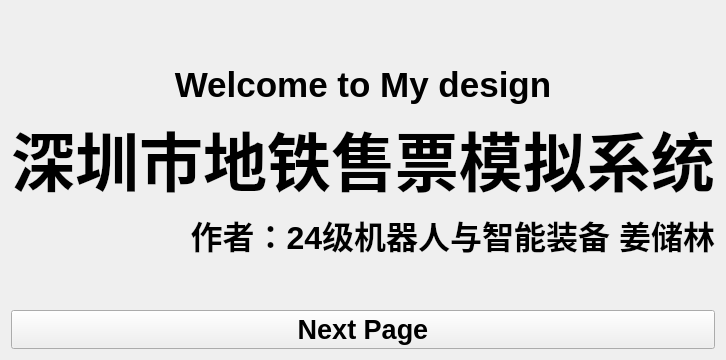
<?xml version="1.0" encoding="UTF-8"?>
<ui version="4.0">
 <class>Page_welcome</class>
 <widget class="QWidget" name="Page_welcome">
  <property name="geometry">
   <rect>
    <x>0</x>
    <y>0</y>
    <width>600</width>
    <height>360</height>
   </rect>
  </property>
  <property name="windowTitle">
   <string>Welcome</string>
  </property>
  <property name="toolTip">
   <string>系统说明</string>
  </property>
  <layout class="QVBoxLayout" name="verticalLayout">
   <item>
    <widget class="QLabel" name="label_3">
     <property name="font">
      <font>
       <pointsize>26</pointsize>
       <bold>true</bold>
      </font>
     </property>
     <property name="text">
      <string>Welcome to My design</string>
     </property>
     <property name="alignment">
      <set>Qt::AlignmentFlag::AlignBottom|Qt::AlignmentFlag::AlignHCenter</set>
     </property>
    </widget>
   </item>
   <item>
    <widget class="QLabel" name="label">
     <property name="font">
      <font>
       <pointsize>48</pointsize>
       <bold>true</bold>
      </font>
     </property>
     <property name="text">
      <string>深圳市地铁售票模拟系统</string>
     </property>
     <property name="alignment">
      <set>Qt::AlignmentFlag::AlignCenter</set>
     </property>
     <property name="margin">
      <number>0</number>
     </property>
     <property name="indent">
      <number>0</number>
     </property>
    </widget>
   </item>
   <item>
    <widget class="QLabel" name="label_2">
     <property name="font">
      <font>
       <pointsize>24</pointsize>
       <bold>true</bold>
      </font>
     </property>
     <property name="text">
      <string>作者：24级机器人与智能装备 姜储林</string>
     </property>
     <property name="alignment">
      <set>Qt::AlignmentFlag::AlignRight|Qt::AlignmentFlag::AlignTop|Qt::AlignmentFlag::AlignTrailing</set>
     </property>
    </widget>
   </item>
   <item>
    <widget class="QPushButton" name="pushButton">
     <property name="font">
      <font>
       <pointsize>20</pointsize>
       <bold>true</bold>
      </font>
     </property>
     <property name="text">
      <string>Next Page</string>
     </property>
     <property name="autoDefault">
      <bool>false</bool>
     </property>
     <property name="default">
      <bool>false</bool>
     </property>
    </widget>
   </item>
  </layout>
 </widget>
 <resources/>
 <connections/>
</ui>
